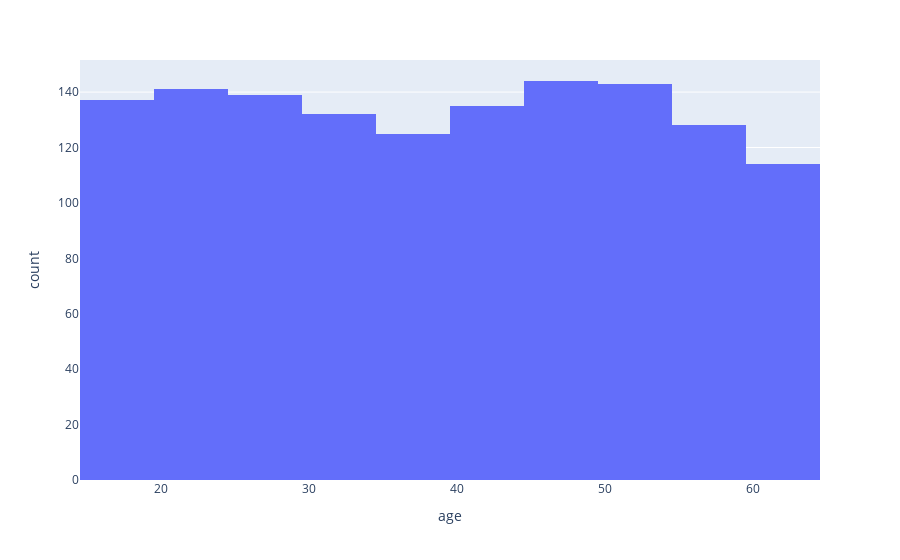

This figure's notebook cell:
### Code cell
import plotly.express as px
fig1 = px.histogram(df, x="age", nbins = 20)
fig1.show()

### Figure 1 — Plotly figure (JSON) as saved in the notebook; plotly's stock layout.template omitted (floating-point values rounded to 4 significant figures; data arrays with more than 128 entries replaced by an {"elided": "..."} marker saying what was removed)
{"data": [{"alignmentgroup": "True", "bingroup": "x", "hovertemplate": "age=%{x}<br>count=%{y}<extra></extra>", "legendgroup": "", "marker": {"color": "#636efa"}, "name": "", "nbinsx": 20, "offsetgroup": "", "orientation": "v", "showlegend": false, "type": "histogram", "x": {"elided": "1338 int values"}, "xaxis": "x", "yaxis": "y"}], "layout": {"barmode": "relative", "legend": {"tracegroupgap": 0}, "margin": {"t": 60}, "xaxis": {"anchor": "y", "domain": [0, 1], "title": {"text": "age"}}, "yaxis": {"anchor": "x", "domain": [0, 1], "title": {"text": "count"}}}}
